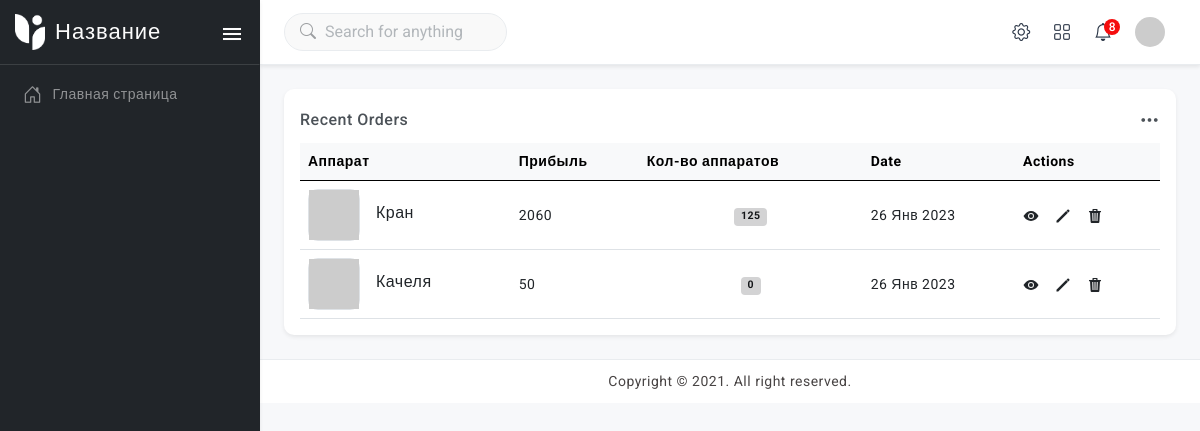
The page /eleckaya/ on the database its author committed.
### vend/models.py (models this page shows, shortened)
class Device(models.Model):
    address = models.ForeignKey(Address, on_delete=models.SET_DEFAULT, related_name='device',
                                default=Address.get_default_pk, verbose_name="Адреса")
    name = models.CharField(max_length=200)
    slug = models.SlugField(max_length=200)
    created_at = models.DateTimeField(auto_now=True)
    class Meta:
        verbose_name = 'Аппарат'
        verbose_name_plural = 'Аппараты'
    def get_absolute_url(self):
        a = Address.objects.all()
        return reverse('device_detail', kwargs={'slug': self.slug})
    def get_sum(self):
        device_sum = Device.objects.get(name=self.name)
        try:
            last, pre_last = device_sum.sensor.order_by('-month')[:2]
            sum_number = (last.number - pre_last.number) * 10
        except ValueError:
            try:
                last, pre_last = device_sum.sensor.last(), 0
                sum_number = (last.number) * 10
            except AttributeError:
                sum_number = 0
        return sum_number
    def get_sum_win(self):
        device_sum = Device.objects.get(name=self.name)
        try:
            last, pre_last = device_sum.sensor_win.order_by('-month')[:2]
            sum_number = (last.number - pre_last.number)
        except ValueError:
            try:
                last, pre_last = device_sum.sensor_win.last(), 0
                sum_number = (last.number)
            except AttributeError:
                sum_number = 0
        return sum_number

class Sensor(models.Model):
    device = models.ForeignKey(Device, on_delete=models.PROTECT, related_name='sensor')
    month = models.DateTimeField('Дата снятия счетчика', auto_now_add=True)
    number = models.IntegerField(verbose_name='Счетчик', default=0)
    class Meta:
        verbose_name = 'Счетчик игр'
        verbose_name_plural = 'Счетчики игры'

class SensorWin(models.Model):
    device = models.ForeignKey(Device, on_delete=models.PROTECT, related_name='sensor_win')
    month = models.DateTimeField('Дата снятия счетчика', default=timezone.now())
    number = models.IntegerField(verbose_name='Счетчик', default=0)
    class Meta:
        verbose_name = 'Счетчик выигрыша'
        verbose_name_plural = 'Счетчики выигрышей'

### vend/views.py (the view)
# urls.py: path('<slug:address>/', AddressDetail.as_view(), name='address_detail'),
class AddressDetail(DetailView):
    model = Address
    template_name = 'vend/address_detail.html'
    slug_url_kwarg = 'address'

### vend/templates/vend/address_detail.html (shortened to what this page needs)
{% extends 'base.html' %}
{% block content %}
    <div class="page-content-wrapper">
        <div class="page-content">
                <div class="card radius-10 w-100">
                <div class="card-body">
                    <div class="d-flex align-items-center">
                        <h6 class="mb-0">Recent Orders</h6>
                        <div class="fs-5 ms-auto dropdown">
                            <div class="dropdown-toggle dropdown-toggle-nocaret cursor-pointer"
                                 data-bs-toggle="dropdown"><i
                                    class="bi bi-three-dots"></i></div>
                        </div>
                    </div>
                    <div class="table-responsive mt-2">
                        <table class="table align-middle mb-0">
                            <thead class="table-light">
                            <tr>
                                <th>Аппарат</th>
                                <th>Прибыль</th>
                                <th>Кол-во аппаратов</th>
                                <th>Date</th>
                                <th>Actions</th>
                            </tr>
                            </thead>
                            <tbody>
                            {% for device in address.device.all %}
                                <tr>
                                    <td>
                                        <div class="d-flex align-items-center gap-3">
                                            <div class="product-box border">
                                                <img src="https://via.placeholder.com/110X110/212529/fff" alt="">
                                            </div>
                                            <div class="product-info">
                                                <a href="{{ device.get_absolute_url }}"><h6
                                                        class="product-name mb-1">{{ device.name }}</h6></a>
                                            </div>
                                        </div>
                                    </td>
                                <td>{{ device.get_sum }}</td>
                                <td class="text-center"><span class="badge alert-dark">{{ device.get_sum_win }}</span></td>
                                <td>{{ device.created_at|date:'d M Y'}}</td>
                                <td>
                                    <div class="d-flex align-items-center gap-3 fs-6">
                                        <a class="text-dark" data-bs-toggle="tooltip"
                                           data-bs-placement="bottom"
                                           title="" data-bs-original-title="View detail" aria-label="Views">
                                            <ion-icon name="eye-sharp"></ion-icon>
                                        </a>
                                        <a class="text-dark" data-bs-toggle="tooltip"
                                           data-bs-placement="bottom"
                                           title="" data-bs-original-title="Edit info" aria-label="Edit">
                                            <ion-icon name="pencil-sharp"></ion-icon>
                                        </a>
                                        <a class="text-dark" data-bs-toggle="tooltip"
                                           data-bs-placement="bottom"
                                           title="" data-bs-original-title="Delete" aria-label="Delete">
                                            <ion-icon name="trash-sharp"></ion-icon>
                                        </a>
                                    </div>
                                </td>
                                </tr>
                            {% endfor %}
                            </tbody>
                        </table>
                    </div>
                </div>
            </div>
        </div>
    </div>
{% endblock %}

### static_src/css/style.css (style rules this page uses)
body { color: #4c5258; font-size: 14px; letter-spacing: .5px; background-color: #f7f8fa; overflow-x: hidden; font-family: Roboto, sans-serif; }
a { text-decoration: none; }
ion-icon { vertical-align: middle; }
::placeholder { opacity: 0.5 !important; }
.wrapper .page-content-wrapper { margin-left: 260px; margin-top: 65px; padding-bottom: 20px; transition: .3s all; }
.wrapper .page-content { padding: 1.5rem; }
.dropdown-toggle-nocaret:after { display: none }
.radius-10 { border-radius: 10px !important; }
.product-box { width: 52px; height: 52px; display: flex; align-items: center; justify-content: center; border-radius: 10px; cursor: pointer; background-color: #ffffff; }
.product-box img { width: 100%; }
.table-responsive { white-space: nowrap; }
.product-name { color: #212529; }

### rows shown on the page
Device: name "Кран", get_sum "2060", get_sum_win "125", created_at "26 Янв 2023"
Device: name "Качеля", get_sum "50", get_sum_win "0", created_at "26 Янв 2023"
